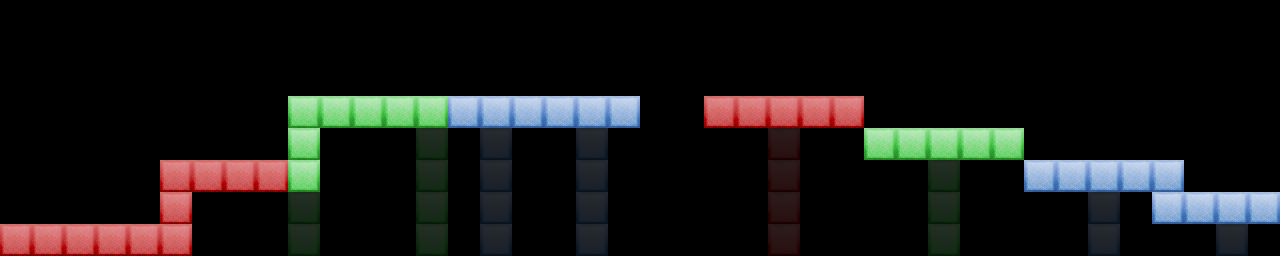

Tiled map render using the project's own tile images. Description and the map definition, with tile-layer contents summarised, below:
An orthogonal 40x8 tile map with 32x32 px tiles, 5 tile layers (background, red, green, blue, ...) and 12 objects.

<map version="1.0" orientation="orthogonal" renderorder="right-down" width="40" height="8" tilewidth="32" tileheight="32">
 <tileset firstgid="1" name="colourblocks" tilewidth="32" tileheight="32">
  <image source="../images/colourblocks.png" width="96" height="32" />
 </tileset>
 <layer name="background" width="40" height="8" opacity="0.2">
  <data>[320 cells, 24 non-empty, 3 distinct tile ids]</data>
 </layer>
 <layer name="red" width="40" height="8">
  <data>[320 cells, 16 non-empty, 1 distinct tile ids]</data>
 </layer>
 <layer name="green" width="40" height="8">
  <data>[320 cells, 12 non-empty, 1 distinct tile ids]</data>
 </layer>
 <layer name="blue" width="40" height="8">
  <data>[320 cells, 15 non-empty, 1 distinct tile ids]</data>
 </layer>
 <layer name="ground" width="40" height="8">
  <data>[320 cells, 0 non-empty, 0 distinct tile ids]</data>
 </layer>
 <objectgroup name="coins">
  <object x="112" y="175">
   <ellipse />
  </object>
  <object x="128" y="140.5">
   <ellipse />
  </object>
  <object x="177" y="143">
   <ellipse />
  </object>
  <object x="495.5" y="79.5">
   <ellipse />
  </object>
  <object x="527.5" y="80">
   <ellipse />
  </object>
  <object x="561" y="80">
   <ellipse />
  </object>
  <object x="624" y="78.5">
   <ellipse />
  </object>
  <object x="672" y="31.5">
   <ellipse />
  </object>
  <object x="722" y="81">
   <ellipse />
  </object>
  <object x="1168" y="143.5">
   <ellipse />
  </object>
  <object x="1232" y="177">
   <ellipse />
  </object>
  <object x="1264.5" y="177.5">
   <ellipse />
  </object>
 </objectgroup>
</map>
